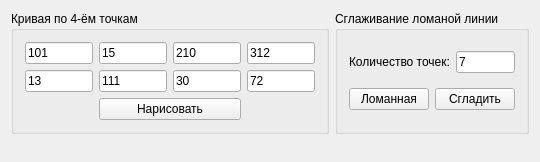
<?xml version="1.0" encoding="UTF-8"?>
<ui version="4.0">
 <class>Lab2</class>
 <widget class="QWidget" name="Lab2">
  <property name="geometry">
   <rect>
    <x>0</x>
    <y>0</y>
    <width>540</width>
    <height>151</height>
   </rect>
  </property>
  <property name="windowTitle">
   <string>Lab2</string>
  </property>
  <layout class="QGridLayout" name="gridLayout_5">
   <item row="1" column="0" colspan="2">
    <layout class="QGridLayout" name="gridLayout_4">
     <item row="0" column="0">
      <spacer name="horizontalSpacer_3">
       <property name="orientation">
        <enum>Qt::Horizontal</enum>
       </property>
       <property name="sizeHint" stdset="0">
        <size>
         <width>238</width>
         <height>17</height>
        </size>
       </property>
      </spacer>
     </item>
     <item row="0" column="1">
      <spacer name="horizontalSpacer_4">
       <property name="orientation">
        <enum>Qt::Horizontal</enum>
       </property>
       <property name="sizeHint" stdset="0">
        <size>
         <width>238</width>
         <height>17</height>
        </size>
       </property>
      </spacer>
     </item>
    </layout>
   </item>
   <item row="0" column="1">
    <widget class="QGroupBox" name="groupBox_2">
     <property name="title">
      <string>Сглаживание ломаной линии</string>
     </property>
     <layout class="QGridLayout" name="gridLayout_2">
      <item row="0" column="0" colspan="2">
       <widget class="QLabel" name="label_2">
        <property name="text">
         <string>Количество точек:</string>
        </property>
       </widget>
      </item>
      <item row="0" column="2">
       <widget class="QLineEdit" name="pointCount">
        <property name="text">
         <string>7</string>
        </property>
       </widget>
      </item>
      <item row="1" column="0">
       <widget class="QPushButton" name="polylineButton">
        <property name="text">
         <string>Ломанная</string>
        </property>
       </widget>
      </item>
      <item row="1" column="1" colspan="2">
       <widget class="QPushButton" name="antialiasingButton">
        <property name="text">
         <string>Сгладить</string>
        </property>
       </widget>
      </item>
     </layout>
    </widget>
   </item>
   <item row="0" column="0">
    <widget class="QGroupBox" name="groupBox">
     <property name="title">
      <string>Кривая по 4-ём точкам</string>
     </property>
     <layout class="QGridLayout" name="gridLayout">
      <item row="1" column="0">
       <widget class="QLineEdit" name="lineFirstY">
        <property name="text">
         <string>13</string>
        </property>
       </widget>
      </item>
      <item row="0" column="3">
       <widget class="QLineEdit" name="lineFourX">
        <property name="text">
         <string>312</string>
        </property>
       </widget>
      </item>
      <item row="1" column="2">
       <widget class="QLineEdit" name="lineThirdY">
        <property name="text">
         <string>30</string>
        </property>
       </widget>
      </item>
      <item row="1" column="3">
       <widget class="QLineEdit" name="lineFourY">
        <property name="text">
         <string>72</string>
        </property>
       </widget>
      </item>
      <item row="0" column="1">
       <widget class="QLineEdit" name="lineSecondX">
        <property name="text">
         <string>15</string>
        </property>
       </widget>
      </item>
      <item row="0" column="0">
       <widget class="QLineEdit" name="lineFirstX">
        <property name="text">
         <string>101</string>
        </property>
       </widget>
      </item>
      <item row="0" column="2">
       <widget class="QLineEdit" name="lineThirdX">
        <property name="text">
         <string>210</string>
        </property>
       </widget>
      </item>
      <item row="1" column="1">
       <widget class="QLineEdit" name="lineSecondY">
        <property name="text">
         <string>111</string>
        </property>
       </widget>
      </item>
      <item row="2" column="1" colspan="2">
       <widget class="QPushButton" name="pushButton_3">
        <property name="text">
         <string>Нарисовать</string>
        </property>
       </widget>
      </item>
     </layout>
    </widget>
   </item>
  </layout>
 </widget>
 <layoutdefault spacing="6" margin="11"/>
 <tabstops>
  <tabstop>lineFirstX</tabstop>
  <tabstop>lineFirstY</tabstop>
  <tabstop>lineSecondX</tabstop>
  <tabstop>lineSecondY</tabstop>
  <tabstop>lineThirdX</tabstop>
  <tabstop>lineThirdY</tabstop>
  <tabstop>lineFourX</tabstop>
  <tabstop>lineFourY</tabstop>
  <tabstop>pushButton_3</tabstop>
  <tabstop>pointCount</tabstop>
  <tabstop>polylineButton</tabstop>
  <tabstop>antialiasingButton</tabstop>
 </tabstops>
 <resources/>
 <connections/>
</ui>
